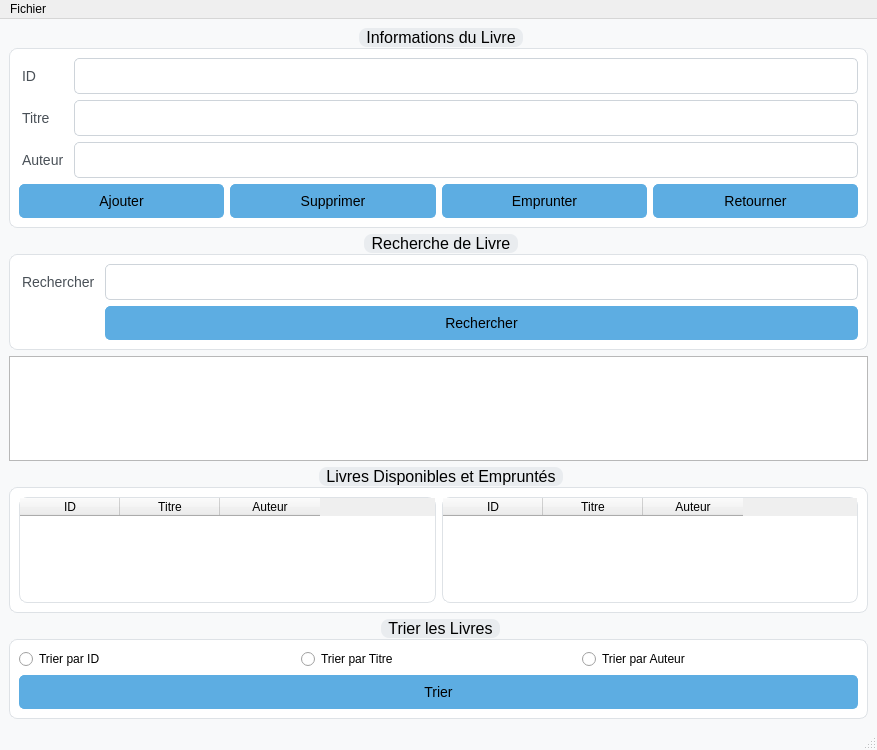
<?xml version="1.0" encoding="UTF-8"?>
<ui version="4.0">
 <class>MainWindow</class>
 <widget class="QMainWindow" name="MainWindow">
  <property name="geometry">
   <rect>
    <x>0</x>
    <y>0</y>
    <width>877</width>
    <height>750</height>
   </rect>
  </property>
  <property name="windowTitle">
   <string>Bibliothèque</string>
  </property>
  <property name="styleSheet">
   <string notr="true">
    QMainWindow {
        background-color: #f8f9fa;
    }
    QGroupBox {
        background-color: #ffffff;
        border: 1px solid #dee2e6;
        border-radius: 8px;
        margin-top: 20px;
        font-size: 16px;
    }
    QGroupBox::title {
        subcontrol-origin: margin;
        subcontrol-position: top center;
        padding: 0 5px;
        background-color: #e9ecef;
        border-radius: 8px;
        font-weight: bold;
        color: #000000;
    }
    QLabel {
        color: #495057;
        font-size: 14px;
        padding: 2px 0;
    }
    QLineEdit {
        background-color: #ffffff;
        border: 1px solid #ced4da;
        border-radius: 5px;
        padding: 8px;
        font-size: 14px;
    }
    QPushButton {
        background-color: #5dade2;
        color: #000000;
        border: 1px solid #5dade2;
        border-radius: 5px;
        padding: 8px 15px;
        font-size: 14px;
    }
    QPushButton:hover {
        background-color: #3498db;
    }
    QPushButton:pressed {
        background-color: #2980b9;
    }
    QTableWidget {
        background-color: #ffffff;
        border: 1px solid #dee2e6;
        border-radius: 8px;
    }
   </string>
  </property>
  <widget class="QWidget" name="centralwidget">
   <layout class="QVBoxLayout" name="verticalLayout">
    <item>
     <widget class="QGroupBox" name="livreGroupBox">
      <property name="title">
       <string>Informations du Livre</string>
      </property>
      <layout class="QFormLayout" name="formLayoutLivre">
       <item row="0" column="0">
        <widget class="QLabel" name="idLabel">
         <property name="text">
          <string>ID</string>
         </property>
        </widget>
       </item>
       <item row="0" column="1">
        <widget class="QLineEdit" name="idLineEdit"/>
       </item>
       <item row="1" column="0">
        <widget class="QLabel" name="titreLabel">
         <property name="text">
          <string>Titre</string>
         </property>
        </widget>
       </item>
       <item row="1" column="1">
        <widget class="QLineEdit" name="titreLineEdit"/>
       </item>
       <item row="2" column="0">
        <widget class="QLabel" name="auteurLabel">
         <property name="text">
          <string>Auteur</string>
         </property>
        </widget>
       </item>
       <item row="2" column="1">
        <widget class="QLineEdit" name="auteurLineEdit"/>
       </item>
       <item row="3" column="0" colspan="2">
        <layout class="QHBoxLayout" name="horizontalLayoutLivre">
         <item>
          <widget class="QPushButton" name="ajouterButton">
           <property name="text">
            <string>Ajouter</string>
           </property>
           <property name="icon">
            <iconset>
            <normaloff>C:/Users/MOHA BOUTA/OneDrive - uca.ac.ma/Bureau/algotithme_project/img/add_icon.png</normaloff>
            </iconset>
           </property>
          </widget>
         </item>
         <item>
          <widget class="QPushButton" name="supprimerButton">
           <property name="text">
            <string>Supprimer</string>
           </property>
           <property name="icon">
            <iconset>
             <normaloff>C:/Users/MOHA BOUTA/OneDrive - uca.ac.ma/Bureau/algotithme_project/img/delete_icon.png</normaloff>
            </iconset>
           </property>
          </widget>
         </item>
         <item>
          <widget class="QPushButton" name="emprunterButton">
           <property name="text">
            <string>Emprunter</string>
           </property>
           <property name="icon">
            <iconset>
             <normaloff>C:/Users/MOHA BOUTA/OneDrive - uca.ac.ma/Bureau/algotithme_project/img/borrow_icon.png</normaloff>
            </iconset>
           </property>
          </widget>
         </item>
         <item>
          <widget class="QPushButton" name="retournerButton">
           <property name="text">
            <string>Retourner</string>
           </property>
           <property name="icon">
            <iconset>
             <normaloff>C:/Users/MOHA BOUTA/OneDrive - uca.ac.ma/Bureau/algotithme_project/img/return_icon.png</normaloff>
            </iconset>
           </property>
          </widget>
         </item>
        </layout>
       </item>
      </layout>
     </widget>
    </item>
    <item>
     <widget class="QGroupBox" name="rechercheGroupBox">
      <property name="title">
       <string>Recherche de Livre</string>
      </property>
      <layout class="QFormLayout" name="formLayoutRecherche">
       <item row="0" column="0">
        <widget class="QLabel" name="rechercheLabel">
         <property name="text">
          <string>Rechercher</string>
         </property>
        </widget>
       </item>
       <item row="0" column="1">
        <widget class="QLineEdit" name="rechercheLineEdit"/>
       </item>
       <item row="1" column="1">
        <widget class="QPushButton" name="rechercherButton">
         <property name="text">
          <string>Rechercher</string>
         </property>
         <property name="icon">
          <iconset>
           <normaloff>C:/Users/MOHA BOUTA/OneDrive - uca.ac.ma/Bureau/algotithme_project/img/search_icon.png</normaloff>
          </iconset>
         </property>
        </widget>
       </item>
      </layout>
     </widget>
    </item>
    <item>
     <widget class="QListWidget" name="resultatListWidget"/>
    </item>
    <item>
     <widget class="QGroupBox" name="affichageGroupBox">
      <property name="title">
       <string>Livres Disponibles et Empruntés</string>
      </property>
      <layout class="QHBoxLayout" name="horizontalLayoutAffichage">
       <item>
        <widget class="QTableWidget" name="disponiblesTableWidget">
         <column>
          <property name="text">
           <string>ID</string>
          </property>
         </column>
         <column>
          <property name="text">
           <string>Titre</string>
          </property>
         </column>
         <column>
          <property name="text">
           <string>Auteur</string>
          </property>
         </column>
        </widget>
       </item>
       <item>
        <widget class="QTableWidget" name="empruntesTableWidget">
         <column>
          <property name="text">
           <string>ID</string>
          </property>
         </column>
         <column>
          <property name="text">
           <string>Titre</string>
          </property>
         </column>
         <column>
          <property name="text">
           <string>Auteur</string>
          </property>
         </column>
        </widget>
       </item>
      </layout>
     </widget>
    </item>
    <item>
     <widget class="QGroupBox" name="triGroupBox">
      <property name="title">
       <string>Trier les Livres</string>
      </property>
      <layout class="QVBoxLayout" name="verticalLayoutTri">
       <item>
        <layout class="QHBoxLayout" name="horizontalLayoutRadioButtons">
         <item>
          <widget class="QRadioButton" name="triIdRadioButton">
           <property name="text">
            <string>Trier par ID</string>
           </property>
          </widget>
         </item>
         <item>
          <widget class="QRadioButton" name="triTitreRadioButton">
           <property name="text">
            <string>Trier par Titre</string>
           </property>
          </widget>
         </item>
         <item>
          <widget class="QRadioButton" name="triAuteurRadioButton">
           <property name="text">
            <string>Trier par Auteur</string>
           </property>
          </widget>
         </item>
        </layout>
       </item>
       <item>
        <widget class="QPushButton" name="trierButton">
         <property name="text">
          <string>Trier</string>
         </property>
         <property name="icon">
          <iconset>
           <normaloff>C:/Users/MOHA BOUTA/OneDrive - uca.ac.ma/Bureau/algotithme_project/img/sort_icon.png</normaloff>
          </iconset>
         </property>
        </widget>
       </item>
      </layout>
     </widget>
    </item>
   </layout>
  </widget>
  <widget class="QMenuBar" name="menuBar">
   <property name="geometry">
    <rect>
     <x>0</x>
     <y>0</y>
     <width>877</width>
     <height>21</height>
    </rect>
   </property>
   <widget class="QMenu" name="menuFichier">
    <property name="title">
     <string>Fichier</string>
    </property>
    <addaction name="actionQuitter"/>
   </widget>
   <addaction name="menuFichier"/>
  </widget>
  <widget class="QStatusBar" name="statusBar"/>
  <action name="actionQuitter">
   <property name="text">
    <string>Quitter</string>
   </property>
  </action>
 </widget>
 <resources/>
 <connections/>
</ui>
